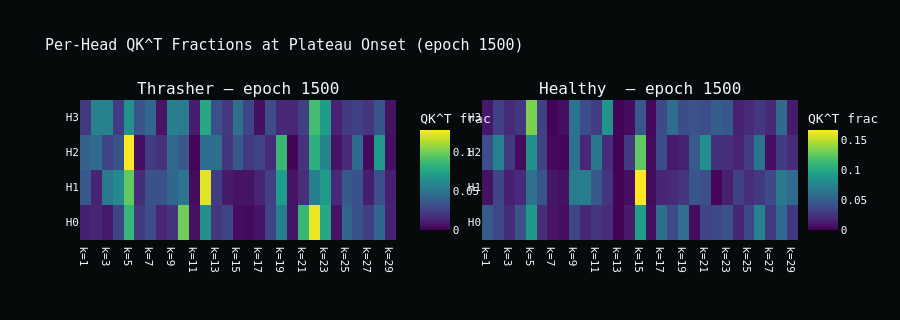

Notebook code for this chart:
### Markdown cell above
## 2. Per-Head Breakdown at Plateau Onset

Are all 4 heads competing equally, or is one head already leaning toward the winning frequencies?
Heatmap: head × frequency, QK^T fraction at epoch 1500.

### Code cell
_, t_qk_heads = load_attention_per_head(THRASHER_DIR)
_, h_qk_heads = load_attention_per_head(HEALTHY_DIR)

def epoch_idx(epochs: list[int], target: int) -> int:
    return min(range(len(epochs)), key=lambda i: abs(epochs[i] - target))

t_plateau_idx = epoch_idx(t_epochs, PLATEAU_EPOCH)
h_plateau_idx = epoch_idx(h_epochs, PLATEAU_EPOCH)

t_plateau_heads = t_qk_heads[t_plateau_idx]   # (4, 29)
h_plateau_heads = h_qk_heads[h_plateau_idx]   # (4, 29)

fig = sp.make_subplots(
    rows=1, cols=2,
    subplot_titles=[
        f'Thrasher — epoch {t_epochs[t_plateau_idx]}',
        f'Healthy  — epoch {h_epochs[h_plateau_idx]}',
    ],
    horizontal_spacing=0.12,
)

for col, (data, label) in enumerate([(t_plateau_heads, 'Thrasher'), (h_plateau_heads, 'Healthy')], start=1):
    fig.add_trace(go.Heatmap(
        z=data,
        x=[f'k={f}' for f in FREQ_LABELS],
        y=[f'H{i}' for i in range(4)],
        colorscale='Viridis',
        zmin=0, zmax=data.max(),
        colorbar=dict(title='QK^T frac', x=0.46 if col == 1 else 1.0),
        name=label,
    ), row=1, col=col)

fig.update_layout(
    title=f'Per-Head QK^T Fractions at Plateau Onset (epoch {PLATEAU_EPOCH})',
    height=320,
    template='plotly_dark',
    plot_bgcolor='#0a1010',
    paper_bgcolor='#060a0a',
    font=dict(family='IBM Plex Mono, monospace', size=11),
)
fig.show()

print('\nThrasher per-head fractions at plateau onset:')
for h in range(4):
    top = sorted(enumerate(t_plateau_heads[h]), key=lambda x: -x[1])[:5]
    print(f'  H{h}: ' + ', '.join(f'k={FREQ_LABELS[fi]}:{v:.3f}' for fi, v in top))

print('\nHealthy per-head fractions at plateau onset:')
for h in range(4):
    top = sorted(enumerate(h_plateau_heads[h]), key=lambda x: -x[1])[:5]
    print(f'  H{h}: ' + ', '.join(f'k={FREQ_LABELS[fi]}:{v:.3f}' for fi, v in top))

### Figure 1 — Plotly figure (JSON) as saved in the notebook; plotly's stock layout.template omitted (floating-point values rounded to 4 significant figures)
{"data": [{"colorbar": {"title": {"text": "QK^T frac"}, "x": 0.46}, "colorscale": [[0, "#440154"], [0.1111, "#482878"], [0.2222, "#3e4989"], [0.3333, "#31688e"], [0.4444, "#26828e"], [0.5556, "#1f9e89"], [0.6667, "#35b779"], [0.7778, "#6ece58"], [0.8889, "#b5de2b"], [1, "#fde725"]], "name": "Thrasher", "type": "heatmap", "x": ["k=1", "k=2", "k=3", "k=4", "k=5", "k=6", "k=7", "k=8", "k=9", "k=10", "k=11", "k=12", "k=13", "k=14", "k=15", "k=16", "k=17", "k=18", "k=19", "k=20", "k=21", "k=22", "k=23", "k=24", "k=25", "k=26", "k=27", "k=28", "k=29"], "xaxis": "x", "y": ["H0", "H1", "H2", "H3"], "yaxis": "y", "z": [[0.01165, 0.01356, 0.008774, 0.02636, 0.08605, 0.02271, 0.03031, 0.01317, 0.01922, 0.1005, 0.005936, 0.06412, 0.02068, 0.02681, 0.004259, 0.003207, 0.007349, 0.02571, 0.05531, 0.007385, 0.08642, 0.1251, 0.07635, 0.006871, 0.0412, 0.03234, 0.02387, 0.04253, 0.01226], [0.03644, 0.01284, 0.05213, 0.06105, 0.09711, 0.01582, 0.03214, 0.03262, 0.04252, 0.05011, 0.003591, 0.1233, 0.02303, 0.009504, 0.006811, 0.006653, 0.01277, 0.02361, 0.07092, 0.006877, 0.01625, 0.05621, 0.07, 0.01486, 0.0362, 0.03293, 0.01096, 0.03122, 0.01151], [0.0404, 0.04448, 0.02643, 0.033, 0.1286, 0.005409, 0.02251, 0.01804, 0.04277, 0.03561, 0.001736, 0.04538, 0.04679, 0.01987, 0.03576, 0.02216, 0.0264, 0.01512, 0.08653, 0.001269, 0.01903, 0.08061, 0.05878, 0.006938, 0.0155, 0.04266, 0.00324, 0.0693, 0.005664], [0.02183, 0.05647, 0.05709, 0.02237, 0.06455, 0.03397, 0.04274, 0.007217, 0.056, 0.05371, 0.0104, 0.07638, 0.0317, 0.02201, 0.04716, 0.02713, 0.005498, 0.03063, 0.01434, 0.01383, 0.02399, 0.08921, 0.07108, 0.01254, 0.02241, 0.02514, 0.02061, 0.03373, 0.006279]], "zmax": 0.1286, "zmin": 0}, {"colorbar": {"title": {"text": "QK^T frac"}, "x": 1}, "colorscale": [[0, "#440154"], [0.1111, "#482878"], [0.2222, "#3e4989"], [0.3333, "#31688e"], [0.4444, "#26828e"], [0.5556, "#1f9e89"], [0.6667, "#35b779"], [0.7778, "#6ece58"], [0.8889, "#b5de2b"], [1, "#fde725"]], "name": "Healthy", "type": "heatmap", "x": ["k=1", "k=2", "k=3", "k=4", "k=5", "k=6", "k=7", "k=8", "k=9", "k=10", "k=11", "k=12", "k=13", "k=14", "k=15", "k=16", "k=17", "k=18", "k=19", "k=20", "k=21", "k=22", "k=23", "k=24", "k=25", "k=26", "k=27", "k=28", "k=29"], "xaxis": "x2", "y": ["H0", "H1", "H2", "H3"], "yaxis": "y2", "z": [[0.04728, 0.03602, 0.02051, 0.04294, 0.08896, 0.02204, 0.009326, 0.005929, 0.03514, 0.0182, 0.02493, 0.02072, 0.001789, 0.01205, 0.09197, 0.006859, 0.06136, 0.0372, 0.06086, 0.00554, 0.03401, 0.03645, 0.04155, 0.01754, 0.03659, 0.07398, 0.02812, 0.05578, 0.02635], [0.007836, 0.03504, 0.01463, 0.0198, 0.06198, 0.04407, 0.01025, 0.00769, 0.06917, 0.07005, 0.04542, 0.026, 0.00178, 0.006096, 0.1662, 0.00526, 0.01709, 0.02003, 0.02589, 0.04385, 0.04079, 0.002391, 0.01446, 0.03309, 0.02104, 0.0281, 0.03679, 0.06787, 0.05732], [0.04032, 0.07408, 0.02775, 0.00537, 0.08279, 0.03225, 0.003352, 0.002262, 0.06212, 0.01803, 0.06626, 0.02079, 0.000764, 0.02841, 0.1244, 0.005084, 0.03805, 0.01155, 0.01516, 0.047, 0.08229, 0.02305, 0.02228, 0.01728, 0.03042, 0.06383, 0.006303, 0.02936, 0.01941], [0.01111, 0.03274, 0.01996, 0.02741, 0.1323, 0.03202, 0.001164, 0.006125, 0.06358, 0.03984, 0.03031, 0.08606, 0.002008, 0.005867, 0.04519, 0.003388, 0.03704, 0.05811, 0.03903, 0.04281, 0.03936, 0.04894, 0.04522, 0.01537, 0.01944, 0.02703, 0.01883, 0.05784, 0.0119]], "zmax": 0.1662, "zmin": 0}], "layout": {"annotations": [{"font": {"size": 16}, "showarrow": false, "text": "Thrasher — epoch 1500", "x": 0.22, "xanchor": "center", "xref": "paper", "y": 1, "yanchor": "bottom", "yref": "paper"}, {"font": {"size": 16}, "showarrow": false, "text": "Healthy  — epoch 1500", "x": 0.78, "xanchor": "center", "xref": "paper", "y": 1, "yanchor": "bottom", "yref": "paper"}], "font": {"family": "IBM Plex Mono, monospace", "size": 11}, "height": 320, "paper_bgcolor": "#060a0a", "plot_bgcolor": "#0a1010", "title": {"text": "Per-Head QK^T Fractions at Plateau Onset (epoch 1500)"}, "xaxis": {"anchor": "y", "domain": [0, 0.44]}, "xaxis2": {"anchor": "y2", "domain": [0.56, 1]}, "yaxis": {"anchor": "x", "domain": [0, 1]}, "yaxis2": {"anchor": "x2", "domain": [0, 1]}}}
